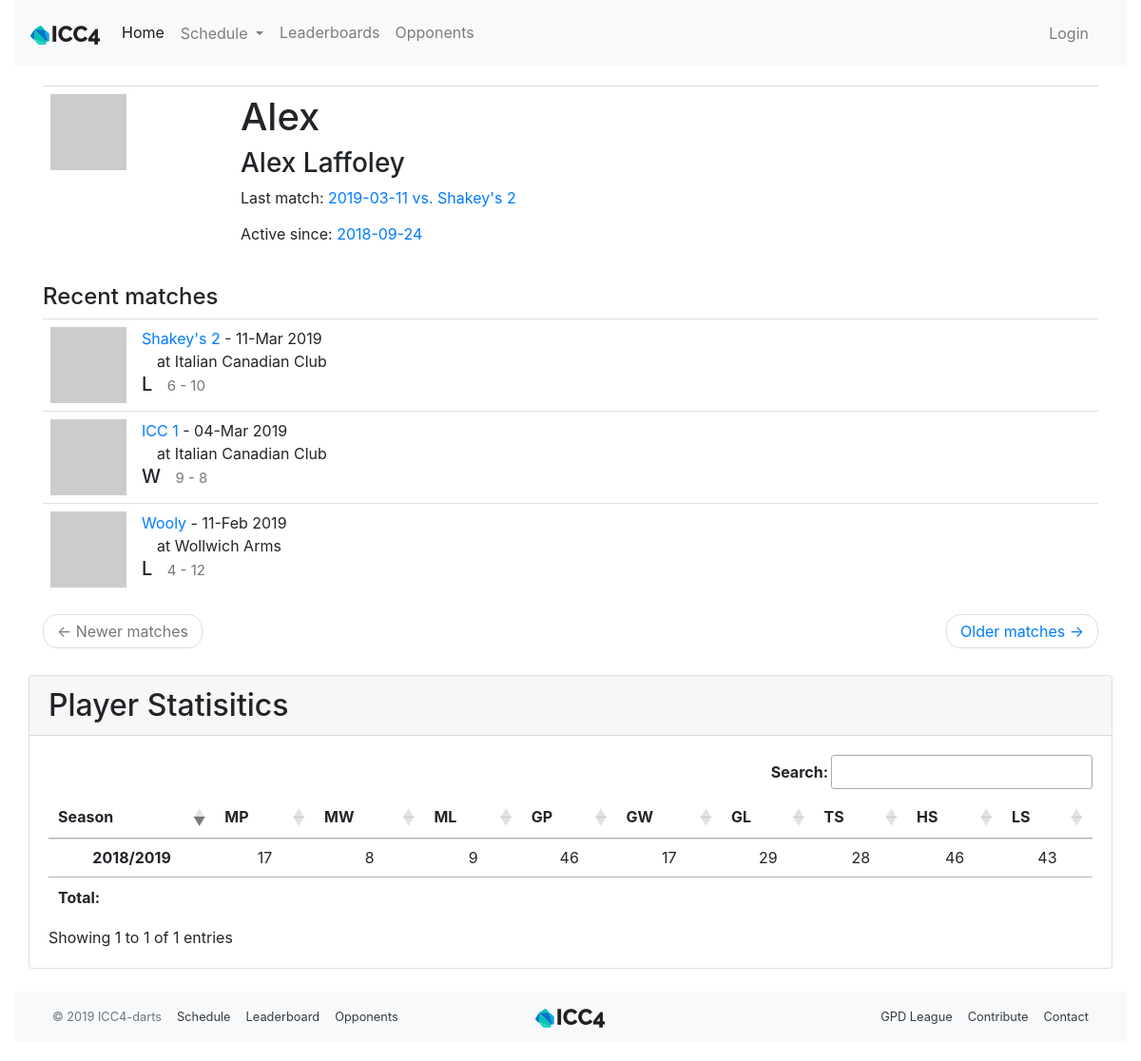
/player/Alex, run on an earlier commit of the app's database.
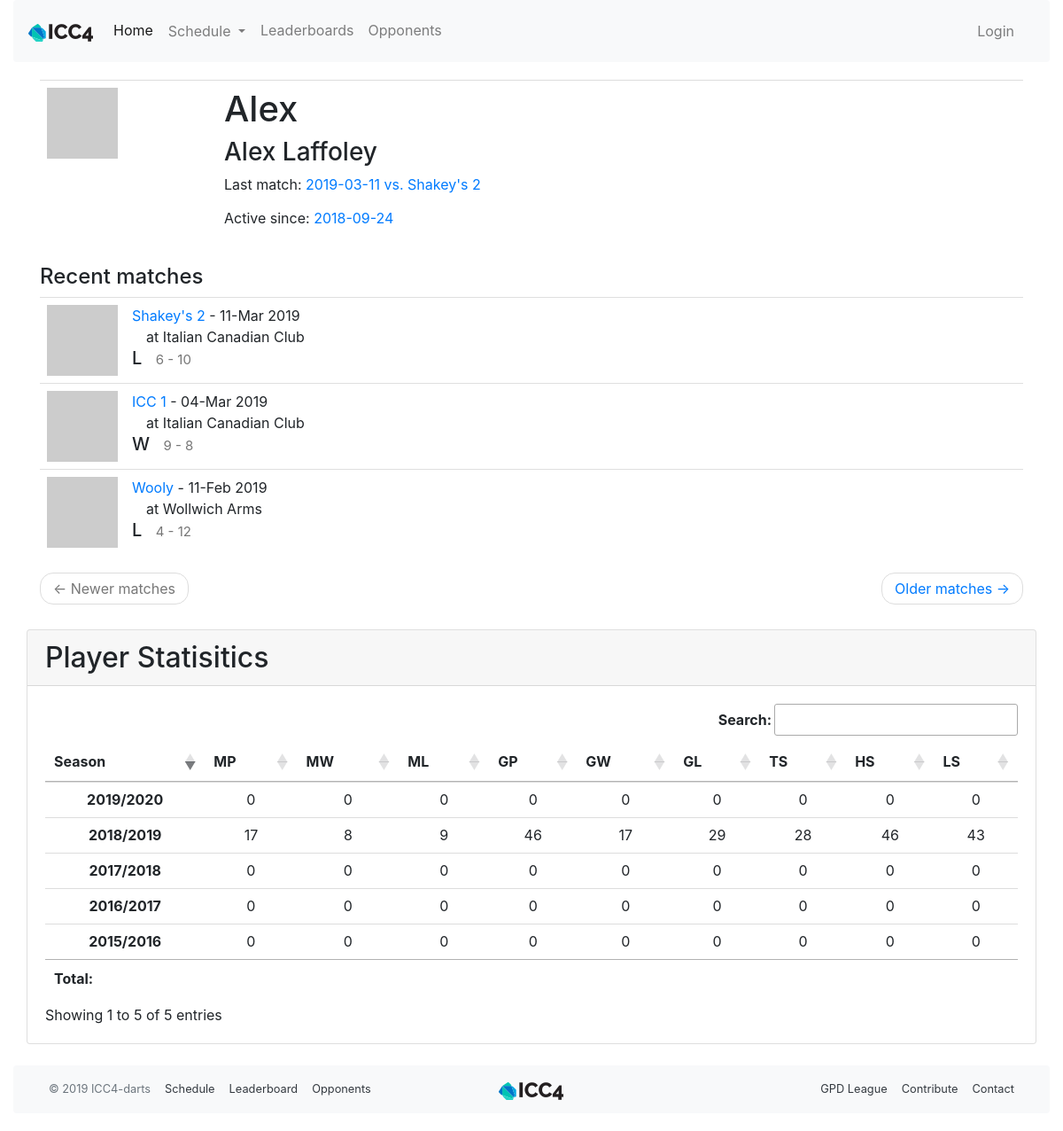
And on a later commit of the database.
### app/models.py (models this page shows, shortened)
class Player(db.Model):
    id = db.Column(db.Integer, primary_key=True)
    nickname = db.Column(db.String(64), index=True, unique=True)
    first_name = db.Column(db.String(64), index=True)
    last_name = db.Column(db.String(64), index=True)
    tagline = db.Column(db.String(64))
    is_active = db.Column(db.Boolean, index=True, default=True)
    games = association_proxy('games_association', 'game')
    last_match_id = db.Column(db.Integer, db.ForeignKey('match.id'))
    last_match = db.relationship('Match', foreign_keys=[last_match_id])
    first_match_id = db.Column(db.Integer, db.ForeignKey('match.id'))
    first_match = db.relationship('Match', foreign_keys=[first_match_id])
    high_scores = db.relationship('HighScore', back_populates='player', lazy='dynamic')
    low_scores = db.relationship('LowScore', back_populates='player', lazy='dynamic')
    user_id = db.Column(db.Integer, db.ForeignKey('user.id'))
    user = db.relationship('User', back_populates='player')
    checked_matches = association_proxy('checked_matches_association', 'match')
    def avatar(self, size):
        if self.user:
            return self.user.avatar(size)
        else:
            digest = md5(self.nickname.lower().encode('utf-8')).hexdigest()
        return 'https://www.gravatar.com/avatar/{}?d=robohash&s={}'.format(
            digest, size)

class Match(db.Model):
    id = db.Column(db.Integer, primary_key=True)
    opponent_id = db.Column(db.Integer, db. ForeignKey('team.id'))
    opponent = db.relationship('Team', back_populates='matches')
    date = db.Column(db.Date, index=True, default=date.today())
    location = db.Column(db.String(64))
    home_away = db.Column(db.String(32), index=True)
    match_type = db.Column(db.String(32), index=True)
    games = db.relationship('Game', back_populates='match', lazy='dynamic')
    team_score = db.Column(db.Integer, index=True)
    opponent_score = db.Column(db.Integer, index=True)
    win = db.Column(db.Boolean, index=True, default=None)
    overtime = db.Column(db.Boolean, index=True, default=False)
    match_summary = db.Column(db.String(512))
    food = db.Column(db.String(128))
    season_id = db.Column(db.Integer, db. ForeignKey('season.id'))
    season = db.relationship('Season', back_populates='matches')
    match_stats = db.relationship('MatchStats', uselist=False, back_populates='match')
    high_scores = db.relationship('HighScore', back_populates='match', lazy='dynamic')
    low_scores = db.relationship('LowScore', back_populates='match', lazy='dynamic')
    checked_players = association_proxy('checked_players_association', 'player')
    reminder_email_sent = db.Column(db.Date)

class Team(db.Model):
    id = db.Column(db.Integer, primary_key=True)
    name = db.Column(db.String(64), index=True, unique=True)
    home_location = db.Column(db.String(64), index=True)
    address = db.Column(db.String(128), index=True)
    matches = db.relationship('Match', back_populates='opponent', lazy='dynamic')
    def avatar(self, size):
        digest = md5(self.name.lower().encode('utf-8')).hexdigest()
        return 'https://www.gravatar.com/avatar/{}?d=wavatar&s={}'.format(
            digest, size)

class PlayerSeasonStats(db.Model):
    id = db.Column(db.Integer, primary_key=True)
    player_id = db.Column(db.Integer, db. ForeignKey('player.id'))
    player = db.relationship('Player')
    season_id = db.Column(db.Integer, db. ForeignKey('season.id'))
    season = db.relationship('Season')
    matches_played = db.Column(db.Integer)
    matches_won = db.Column(db.Integer)
    matches_lost = db.Column(db.Integer)
    games_played = db.Column(db.Integer)
    games_won = db.Column(db.Integer)
    games_lost = db.Column(db.Integer)
    total_stars = db.Column(db.Integer)
    total_high_scores = db.Column(db.Integer)
    total_low_scores = db.Column(db.Integer)

class Season(db.Model):
    id = db.Column(db.Integer, primary_key=True)
    season_name = db.Column(db.String(64), index=True, unique=True)
    start_date = db.Column(db.Date, index=True)
    end_date = db.Column(db.Date, index=True)
    matches = db.relationship('Match', back_populates='season', lazy='dynamic')

### app/main/routes.py (the view)
@bp.route('/player/<nickname>',  methods=['GET', 'POST'])
def player(nickname):
    player = Player.query.filter_by(nickname=nickname).first_or_404()
    seasons = PlayerSeasonStats.query.filter_by(player_id=player.id).join(Season).order_by(Season.start_date).all()
    page = request.args.get('page', 1, type=int)
    matches = Match.query.join(Game).join(PlayerGame).filter_by(player_id=player.id).order_by(Match.date.desc()).distinct().paginate(
        page, current_app.config['MATCH_PER_PAGE'], False)
    next_url = url_for('main.player', nickname=player.nickname, page=matches.next_num) \
        if matches.has_next else None
    prev_url = url_for('main.player', nickname=player.nickname, page=matches.prev_num) \
        if matches.has_prev else None
    return render_template('player.html', next_url=next_url, prev_url=prev_url,
            player=player, matches=matches.items, seasons=seasons)

### app/main/routes.py (called while the page is built)
@bp.before_request
def before_request():
    g.all_seasons = Season.query.order_by(Season.start_date.desc()).all()

### app/templates/player.html (shortened to what this page needs)
{% extends "base.html" %}
{% import 'bootstrap/wtf.html' as wtf %}
{% block app_content %}
<div class="container">
  <table class="table">
    <tr>
      <td style="width: 200px"><img src="{{ player.avatar(256) }}" class="img-fluid"></td>
      <td>
        <h1>{{ player.nickname }}</h1>
        <h3>{{ player.first_name }} {{ player.last_name }}</h3>
        {% if player.last_match %}<p>Last match: <a href="{{ url_for('main.match',id=player.last_match_id) }}">{{ player.last_match.date.strftime('%Y-%m-%d') }} vs. {{ player.last_match.opponent.name }}</a></p>{% endif %}
        {% if player.first_match %}<p>Active since: <a href="{{ url_for('main.match',id=player.first_match_id) }}">{{ player.first_match.date.strftime('%Y-%m-%d') }}</a></p>{% endif %}
      </td>
    </tr>
  </table>
  <h4>Recent matches</h4>
  {% for match in matches %}
    {% include '_match.html' %}
  {% endfor %}
  <nav aria-label="...">
    <ul class="pager">
      <li class="previous{% if not prev_url %} disabled{% endif %}">
        <a href="{{ prev_url or '#' }}">
          <span aria-hidden="true">&larr;</span> Newer matches
        </a>
      </li>
      <li class="next{% if not next_url %} disabled{% endif %}">
        <a href="{{ next_url or '#' }}">
          Older matches <span aria-hidden="true">&rarr;</span>
        </a>
      </li>
    </ul>
  </nav>
</div>
<div class="col-12 mt-2 mx-auto">
  <div class="card h-100">
    <h2 class="card-header">Player Statisitics</h2>
    <div class="card-body table-responsive">
      <table id="pStats" class="table table-hover text-center">
        <thead>
          <tr>
            <th scope="col">Season</th>
            <th scope="col" data-toggle="tooltip" data-placement="top" title="Matches played">MP</th>
            <th scope="col" data-toggle="tooltip" data-placement="top" title="Match wins">MW</th>
            <th scope="col" data-toggle="tooltip" data-placement="top" title="Match losses">ML</th>
            <th scope="col" data-toggle="tooltip" data-placement="top" title="Games played">GP</th>
            <th scope="col" data-toggle="tooltip" data-placement="top" title="Game wins">GW</th>
            <th scope="col" data-toggle="tooltip" data-placement="top" title="Game losses">GL</th>
            <th scope="col" data-toggle="tooltip" data-placement="top" title="Total Stars">TS</th>
            <th scope="col" data-toggle="tooltip" data-placement="top" title="Total High Scores">HS</th>
            <th scope="col" data-toggle="tooltip" data-placement="top" title="Total Low Score">LS</th>
        </thead>
        <tbody>
          {% for season in seasons %}
          <tr>
            <th scope="row">{{ season.season.season_name }}</th>
            <td>{{ season.matches_played }}</td>
            <td>{{ season.matches_won }}</td>
            <td>{{ season.matches_lost }}</td>
            <td>{{ season.games_played }}</td>
            <td>{{ season.games_won }}</td>
            <td>{{ season.games_lost }}</td>
            <td>{{ season.total_stars }}</td>
            <td>{{ season.total_high_scores }}</td>
            <td>{{ season.total_low_scores }}</td>
          </tr>
          {% endfor %}
        </tbody>
        <tfoot>
          <tr class="font-weight-bold">
            <td>Total:</td>
            <td></td>
            <td></td>
            <td></td>
            <td></td>
            <td></td>
            <td></td>
            <td></td>
            <td></td>
            <td></td>
          </tr>
        </tfoot>
      </table>
    </div>
  </div>
</div>
{% endblock %}

### app/templates/base.html (shortened to what this page needs)
{% extends 'bootstrap/base.html' %}
{% block head %}
{{super()}}
  <link href="https://stackpath.bootstrapcdn.com/bootstrap/4.3.1/css/bootstrap.min.css" rel="stylesheet">
  <link rel="stylesheet" type="text/css" href="https://cdn.datatables.net/1.10.19/css/jquery.dataTables.css">
  <link rel="stylesheet" href="https://use.fontawesome.com/releases/v5.6.1/css/all.css">
  <link rel="stylesheet" href="{{ url_for('static', filename='css/main.css') }}">
{% endblock %}
{% block navbar %}
<div class="container-fluid">
<nav class="navbar navbar-expand-md navbar-light bg-light">
  <a href="{{ url_for('main.index') }}"><img src="/static/icons/dart-logo-small.png" alt="ICC4" class="bg-light"></a>
  <div class="collapse navbar-collapse" id="navbarTogglerDemo02">
    <ul class="navbar-nav mr-auto mt-2 mt-lg-0">
      <li class="nav-item active">
        <a class="nav-link" href="{{ url_for('main.index') }}">Home<span class="sr-only">(current)</span></a>
      </li>
      <li class="nav-item dropdown">
          <a class="btn nav-link dropdown-toggle" href="{{ url_for('main.schedule') }}" role="button" id="dropdownMenuLink" data-toggle="dropdown" aria-haspopup="true" aria-expanded="false">
            Schedule
          </a>
      </li>
      <li class="nav-item">
        <a class="nav-link" href="{{ url_for('main.leaderboard') }}">Leaderboards</a>
      </li>
      <li class="nav-item">
        <a class="nav-link" href="{{ url_for('main.opponent') }}">Opponents</a>
      </li>
    </ul>
    <ul class="navbar-nav mt-2 mt-lg-0">
    {% if current_user.is_anonymous %}
      <li class="nav-item">
        <a class="nav-link" href="{{ url_for('auth.login') }}">Login</a>
      </li>
    {% endif %}
    </ul>
  </div>
</nav>
</div>
{% endblock %}
{% block content %}
<div class="container-fluid">
  {% block app_content %}{% endblock %}
  </div>
  {% block footer %}
  <div class="container-fluid pt-4">
    <nav class="navbar navbar-expand-md navbar-light bg-light">
      <div class="col-md-5 order-1 order-md-0 text-center">
        <ul class="navbar-nav float-md-left">
          <li class="nav-item">
            <small><a class="nav-link text-muted" href="http://icc4-darts.herokuapp.com">&copy; 2019 ICC4-darts</a></small>
          </li>
          <li class="nav-item">
            <small><a class="nav-link text-dark" href="{{ url_for('main.schedule') }}">Schedule</a></small>
          </li>
          <li class="nav-item">
            <small><a class="nav-link text-dark" href="{{ url_for('main.leaderboard') }}">Leaderboard</a></small>
          </li>
          <li class="nav-item">
            <small><a class="nav-link text-dark" href="{{ url_for('main.opponent') }}">Opponents</a></small>
          </li>
        </ul>
      </div>
      <div class="mx-auto text-center col-md-2 order-0">
        <a class="mx-auto" href="{{ url_for('main.index') }}"><img src="/static/icons/dart-logo-small.png" alt="ICC4" class="bg-light"></a>
      </div>
      <div class="col-md-5 order-3 text-center">
        <ul class="navbar-nav float-md-right">
          <li class="nav-item">
            <small><a class="nav-link text-dark" href="http://www.sentex.net/~pmartin/">GPD League</a></small>
          </li>
          <li class="nav-item">
            <small><a class="nav-link text-dark" href="https://github.com/cpkm/darts-site">Contribute</a></small>
          </li>
          <li class="nav-item">
            <small><a class="nav-link text-dark" href="mailto:icc4darts+contact@gmail.com">Contact</a></small>
          </li>
        </ul>
      </div>
    </nav>
  </div>
  {% endblock %}
{% endblock %}

### app/templates/_match.html (shortened to what this page needs)
<div class="match-card">
    <div class="team-avatar">
        <img src="{{ match.opponent.avatar(70) }}">
    </div>
    <div class="team-info">
        <a href="{{ url_for('main.opponent', id=match.opponent_id) }}">
            {{ match.opponent.name }}
        </a>
        - {{ match.date.strftime('%d-%b %Y') }}
        <br>
        {% if match.home_away == 'away' %}
        &emsp;at {{ match.opponent.home_location }}
        {% else %}
        &emsp;at Italian Canadian Club
        {% endif %}
        {% if match.win != None %}
        <h5>{% if match.win == True %}W{% else %}L{% endif %}&ensp;
            <small>{{ match.team_score }} - {{ match.opponent_score }}</small>
        </h5>
        {% else %}
        <h5>&ensp;</h5>
        {% endif %}
    </div>
</div>

### app/static/css/main.css (style rules this page uses)
html { font-size: 100%; }
.match-card { border-top: 1px solid rgba(0,0,0,.125); text-decoration: none; display: block; position:relative; }
.team-avatar { display: inline-block; float: left; padding: 8px; }
.team-info { display:inline-block; padding: 8px; z-index: 2; position:relative; }

What changed in the data, as far as the page shows it:
added PlayerSeasonStats: season.season_name "2015/2016", matches_played "0", matches_won "0", matches_lost "0", games_played "0", games_won "0", games_lost "0", total_stars "0", total_high_scores "0", total_low_scores "0"
added PlayerSeasonStats: season.season_name "2016/2017", matches_played "0", matches_won "0", matches_lost "0", games_played "0", games_won "0", games_lost "0", total_stars "0", total_high_scores "0", total_low_scores "0"
added PlayerSeasonStats: season.season_name "2017/2018", matches_played "0", matches_won "0", matches_lost "0", games_played "0", games_won "0", games_lost "0", total_stars "0", total_high_scores "0", total_low_scores "0"
added PlayerSeasonStats: season.season_name "2019/2020", matches_played "0", matches_won "0", matches_lost "0", games_played "0", games_won "0", games_lost "0", total_stars "0", total_high_scores "0", total_low_scores "0"
Also different on the page:
text written by a page script: "Search: Showing 1 to 1 of 1 entries" → "Search: Showing 1 to 5 of 5 entries"
